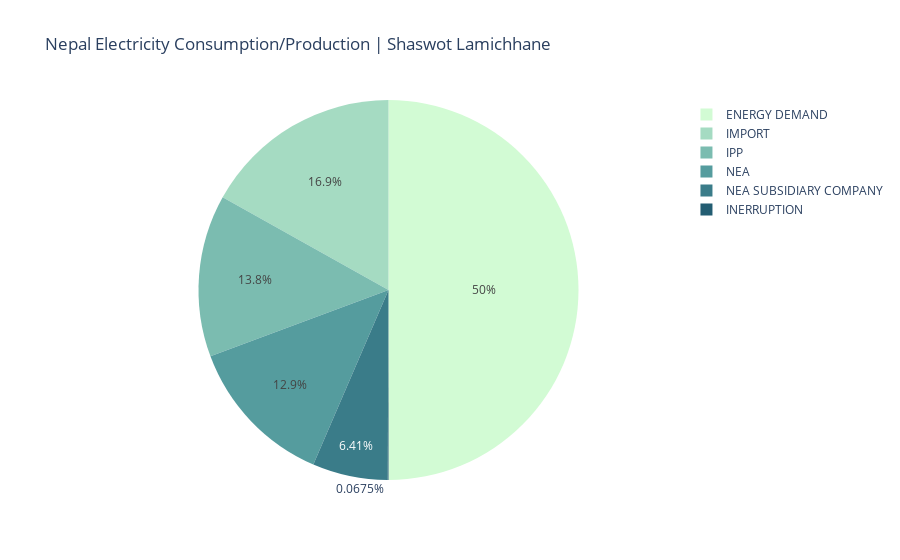

The code cell stored with this chart in its notebook:
### Code cell
df = pd.read_csv('nea.csv')
df = df[df.Electricity != 'PEAK Demand']
fig = px.pie(df, title='Nepal Electricity Consumption/Production | Shaswot Lamichhane',values='Power',names='Electricity', color_discrete_sequence=px.colors.sequential.Darkmint
    )
fig.show()

### Figure 1 — Plotly figure (JSON) as saved in the notebook; plotly's stock layout.template omitted (floating-point values rounded to 4 significant figures)
{"data": [{"domain": {"x": [0, 1], "y": [0, 1]}, "hovertemplate": "Electricity=%{label}<br>Power=%{value}<extra></extra>", "labels": ["NEA", "NEA SUBSIDIARY COMPANY", "IPP", "IMPORT", "INERRUPTION", "ENERGY DEMAND"], "legendgroup": "", "name": "", "showlegend": true, "type": "pie", "values": [7616, 3797, 8172, 10007, 40, 29631]}], "layout": {"legend": {"tracegroupgap": 0}, "piecolorway": ["rgb(210, 251, 212)", "rgb(165, 219, 194)", "rgb(123, 188, 176)", "rgb(85, 156, 158)", "rgb(58, 124, 137)", "rgb(35, 93, 114)", "rgb(18, 63, 90)"], "title": {"text": "Nepal Electricity Consumption/Production | Shaswot Lamichhane"}}}
